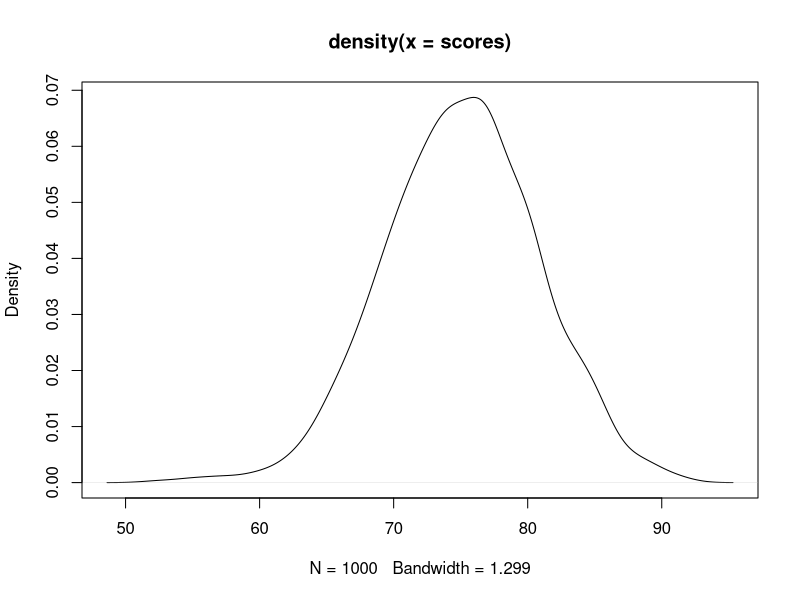
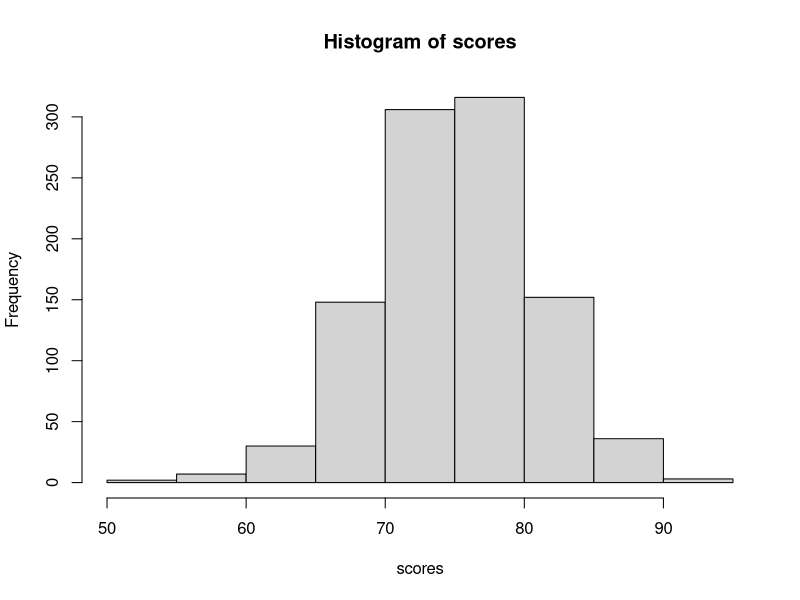
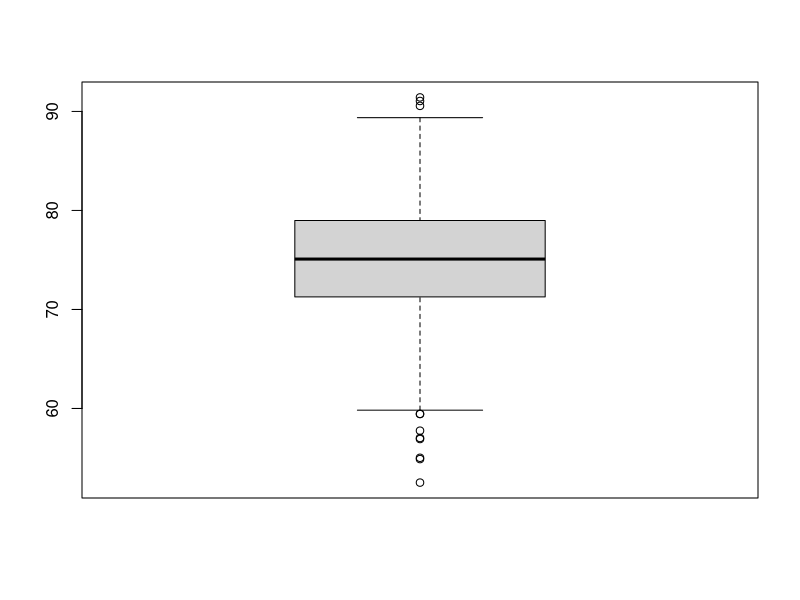

Here is the R script that generated these plots, in order:
# Chapter 2 R Fundamentals


# ====================
# Exercise 2.1
# ====================
scores <- rnorm(1000, mean = 75, sd = 5.8)
plot(density(scores))
hist(scores)
boxplot(scores)
# ====================
# END
# ====================



# ====================
# Exercise 2.2
# ====================
2^(2+1) - 4 + 64^((-2)^(2.25-1/4))
# ====================
# END
# ====================



# ====================
# Exercise 2.3
# ====================
make_students_happy <- function(old_scores = ""){
  print(sqrt(old_scores) * 10)
}
student_current_scores <- c(20, 34, 60, 87, 100)
make_students_happy(old_scores = student_current_scores)
# ====================
# END
# ====================



# ====================
# Exercise 2.4
# ====================
data(iris)
summary(iris)

# The Iris Dataset has:
# 3 species of Iris: Iris setosa, Iris virginica and Iris versicolor
# 4 features: length, width of sepals and petals
# 50 samples of each species
# Total of 150 objects(samples)

# ====================
# END
# ====================



# ====================
# Exercise 2.5
# ====================

?str     # display the structure of an R object (alternative to summary)

?summary # a function to produce summaries of various model results

?dim     # retrieve or set dimension of an object

?colnames  # retrieve or set row/ column names of matrix-like object

?names   # set or get the names of an object

?nrow    # the number of rows

?ncol    # the number of columns

?head    # return the first parts of vectors, matrices, tables, df, funcs

?tail    # return the last parts of vectors, matrices, tables, df, funcs

#We can get information of "Description", "Usage", "Arguments", "Details", and "Value"


# ====================
# END
# ====================



# ====================
# Exercise 2.6
# ====================

myfac <- function(x){
  
  if (x == 0){
    r <- 1
  } else {
    
    r <- x
    while(x > 1){
      r <- (x - 1) * r
      x <- x - 1
    }
  }
  return(r)
}

#(i)
myfac(5)

#(ii)
myfac(12)

#(iii)
myfac(0)
# ====================
# END
# ====================
